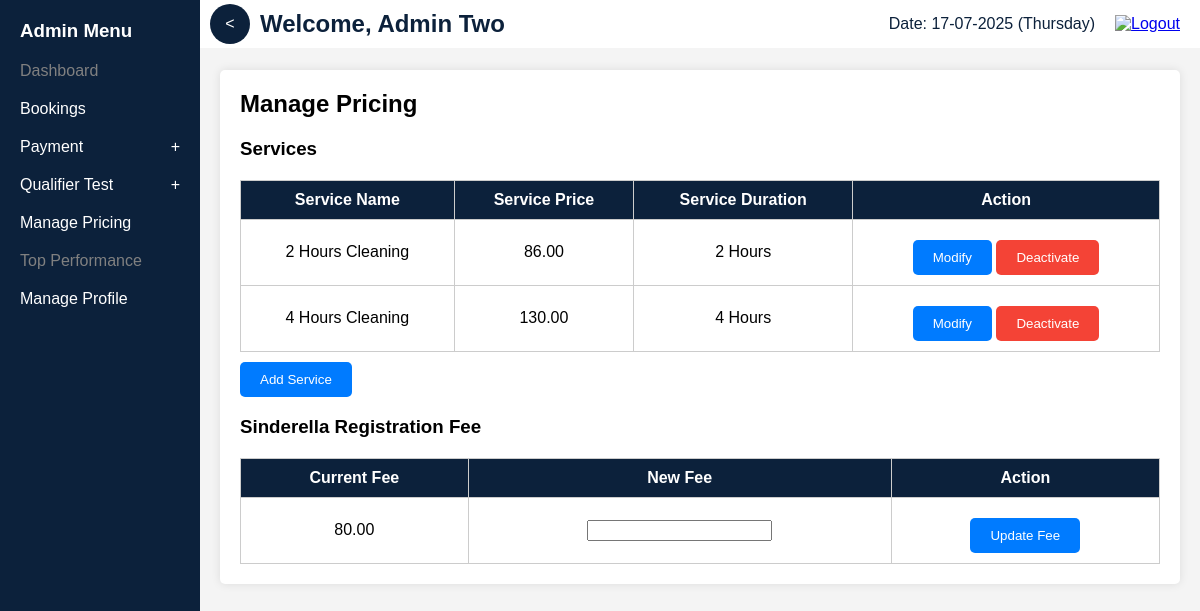
The page /ra/manage_pricing.php (signed in) on the database its author committed.
### tables this page shows
CREATE TABLE IF NOT EXISTS service_pricing (
    service_id INT(11) PRIMARY KEY AUTO_INCREMENT,
    service_name VARCHAR(255) NOT NULL,
    service_price DECIMAL(10, 2) NOT NULL,
    service_duration DECIMAL(10, 2) NOT NULL,  
    service_status VARCHAR(20) NOT NULL DEFAULT 'active'  
     
);

### ra/manage_pricing.php (the view, shortened to what this page needs)
<?php
require_once '../db_connect.php';
$services_query = "SELECT service_id, service_name, service_price, service_duration, service_status FROM service_pricing ORDER BY service_status = 'active' DESC, service_name ASC";
$services_result = $conn->query($services_query);
$fee_query = "SELECT master_amount FROM master_number WHERE master_desc = 'Sind Registration Fee'";
$fee_result = $conn->query($fee_query);
$fee_row = $fee_result->fetch_assoc();
$registration_fee = $fee_row['master_amount'];
?>
<!DOCTYPE html>
<html lang="en">
<head>
    <link rel="stylesheet" href="../includes/css/styles_user.css">
</head>
<body>
    <div class="main-container">
        <?php include '../includes/menu/menu_adm.php'; ?>
        <div class="content-container">
            <?php include '../includes/header_adm.php'; ?>
            <div class="profile-container">
                <h2>Manage Pricing</h2>
                <h3>Services</h3>
                <table class="service-table">
                    <thead>
                        <tr>
                            <th>Service Name</th>
                            <th>Service Price</th>
                            <th>Service Duration</th>
                            <th>Action</th>
                        </tr>
                    </thead>
                    <tbody>
                        <?php while ($service = $services_result->fetch_assoc()): ?>
                            <tr class="<?php echo $service['service_status'] == 'inactive' ? 'inactive-service' : ''; ?>">
                                <td><?php echo htmlspecialchars($service['service_name']); ?></td>
                                <td><?php echo htmlspecialchars(number_format($service['service_price'], 2)); ?></td>
                                <td>
                                    <?php
                                    $duration = (float)$service['service_duration'];
                                    echo htmlspecialchars($duration) . ' ' . ($duration <= 1 ? 'Hour' : 'Hours');
                                    ?>
                                </td>
                                <td>
                                    <button class="modify-button" onclick="window.location.href='modify_service.php?service_id=<?php echo $service['service_id']; ?>'">Modify</button>
                                    <?php if ($service['service_status'] == 'active'): ?>
                                        <button id="remove-button" onclick="toggleServiceStatus(<?php echo $service['service_id']; ?>, 'inactive')">Deactivate</button>
                                    <?php else: ?>
                                        <button id="activate-button" onclick="toggleServiceStatus(<?php echo $service['service_id']; ?>, 'active')">Activate</button>
                                    <?php endif; ?>
                                </td>
                            </tr>
                        <?php endwhile; ?>
                    </tbody>
                </table>
                <button class="add-button" onclick="window.location.href='modify_service.php'">Add Service</button>
                <h3>Sinderella Registration Fee</h3>
                <form id="updateFeeForm">
                    <table class="fee-table">
                        <thead>
                            <tr>
                                <th>Current Fee</th>
                                <th>New Fee</th>
                                <th>Action</th>
                            </tr>
                        </thead>
                        <tbody>
                            <tr>
                                <td><?php echo htmlspecialchars(number_format($registration_fee, 2)); ?></td>
                                <td><input type="number" step="0.01" id="newFee" name="newFee" required></td>
                                <td><button type="submit" class="update-button">Update Fee</button></td>
                            </tr>
                        </tbody>
                    </table>
                </form>
            </div>
        </div>
    </div>
</body>
</html>

### includes/header_adm.php (shortened to what this page needs)
<?php
require_once '../db_connect.php';
$adm_id = $_SESSION['adm_id'];
$stmt = $conn->prepare("SELECT adm_name, last_login_date FROM admins WHERE adm_id = ?");
$stmt->bind_param("i", $adm_id);
$stmt->execute();
$stmt->bind_result($adm_name, $last_login_date);
$locale = 'en_US';
$dateFormatter = new IntlDateFormatter($locale, IntlDateFormatter::FULL, IntlDateFormatter::NONE, 'Asia/Kuala_Lumpur');
$dateFormatter->setPattern('dd-MM-yyyy (EEEE)');
$date_malaysia = $dateFormatter->format(new DateTime());
?>
<div class="header">
    <div class="header-left">
        <h2>Welcome, <?php echo htmlspecialchars($adm_name); ?></h2>
    </div>
    <div class="header-right">
        <p>Date: <?php echo $date_malaysia; ?></p>
        <a href="../logout.php"><img src="../img/icon_logout.png" alt="Logout" title="Logout"></a>
    </div>
</div>

### includes/css/styles_user.css (style rules this page uses)
body { font-family: Arial, sans-serif; margin: 0; padding: 0; background-color: #f4f4f4; }
.header { background-color: #ffffff; color: #0c213b; padding: 10px 0; display: flex; justify-content: space-between; align-items: center; position: fixed; width: calc(100% - 200px); top: 0; right: 0; z-index: 1000; transition: width 0.3s; }
.header-left { display: flex; align-items: center; }
.header-left h2 { margin: 0; padding-left: 60px; }
.header-right { display: flex; align-items: center; padding-right: 20px; }
.header-right p { margin: 0; margin-right: 20px; }
.header-right a img { width: 24px; height: 24px; }
.main-container { display: flex; margin-left: 200px; padding-top: 50px; transition: margin-left 0.3s; }
.main-container a { color: #0000EE; }
.content-container { flex-grow: 1; padding: 20px; }
.profile-container { background-color: #fff; padding: 20px; border-radius: 5px; box-shadow: 0 0 10px rgba(0, 0, 0, 0.1); }
.profile-container h2 { margin-top: 0; }
.profile-container button { display: inline-block; padding: 10px 20px; margin-top: 10px; background-color: #007bff; color: #fff; border: none; border-radius: 5px; cursor: pointer; }

### ra/manage_pricing.php (style rules this page uses)
.service-table, .fee-table { width: 100%; border-collapse: collapse; margin-top: 20px; }
.service-table th, .service-table td, .fee-table th, .fee-table td { border: 1px solid #ccc; padding: 10px; text-align: center; }
.service-table th, .fee-table th { background-color: #0c213b; color: white; }
#remove-button, .modify-button, .add-button, #activate-button { background-color: #f44336; color: white; border: none; padding: 10px 20px; cursor: pointer; border-radius: 5px; }
.update-button { background-color: #4CAF50; color: white; border: none; padding: 10px 20px; cursor: pointer; border-radius: 5px; margin-top: 10px; }

### rows shown on the page
service_pricing: service_name "2 Hours Cleaning", service_price "86.00", service_duration "2"
service_pricing: service_name "4 Hours Cleaning", service_price "130.00", service_duration "4"

### other values the page prints
$adm_name "Admin Two"
$registration_fee "80.00"
